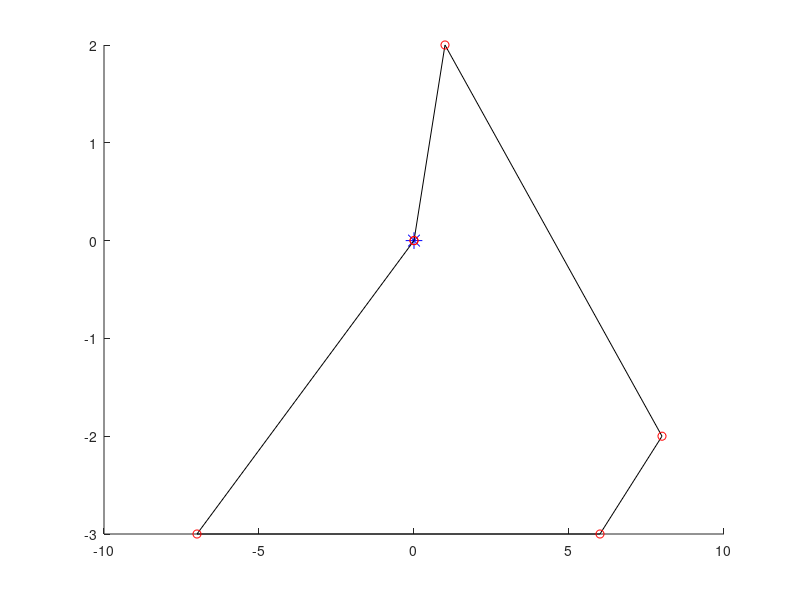
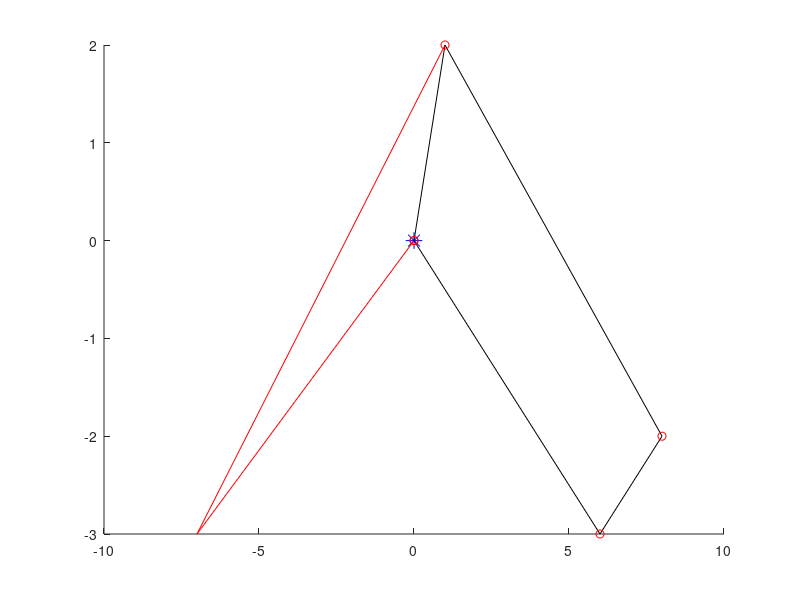
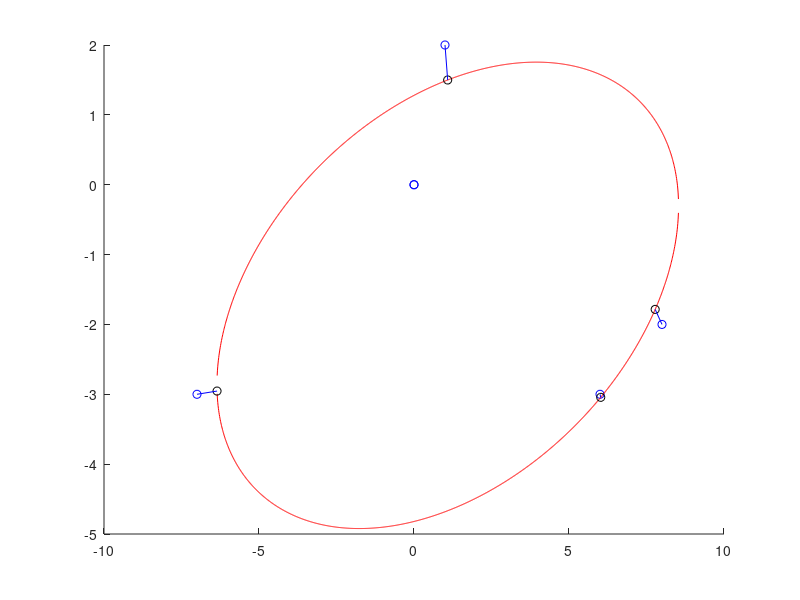

MATLAB code to generate these figures, in order: (Note: this script raises an error after producing the figures.)
function[] = TDRA( )
% This main function will execute the entirety of the Truck and Drone 
% routing algorithm. 

%%%
% When it comes to calculating the "travel time between two customers" we will 
% use the distance between the two nodes for trucks. When calculating the 
% travel time between two customers by UAV, we will use the distance but 
% divided by a speed factor of 1.5.
%%%

    % Variables 
    %      C0            Set of customer locations with depot as the starting
    %                     location where C0.x is the x location of the
    %                     customers and C0.y is the y locations of the
    %                     customers. 
    %       c            Number of customers
    %       U            Set of drones
    %       u            Number of drones
    % aafDistancesTruck  Travel times between two customers i & j by truck
    %     soln           Our representation of the solution where:
    %                      ansoln.Part1 represents the sequence of customers
    %                          visited by the truck
    %                      ansoln.Part2 represents the assignment of
    %                          customers to UAVs & also the sequence of
    %                          visits by each UAV
    %                      ansoln.Part3 represents the launch locations of
    %                          each UAV for every flight
    %                      ansoln.Part4 represents the reconvene locations of
    %                          each UAV for every flight
    %       Rmax         Maximum number of iterations that our heuristic
    %                      will run
    %       WeightInfo   The weight of each heuristic which serves as an
    %                      indicator of the performance of the heuristic

    
    
    
    % Generate customer locations
%     C0.x = (50 - -50)*rand(1, 4) + -50;
%     C0.y = (50 - -50)*rand(1, 4) + -50;
%     C0.x = [ 0 -10 0 0 ]; % we treat the first slot as the depot;
%     C0.y = [ 0 0 -10 -5 ];  % we treat the first slot as the depot;
%     C0.x = [ 0 randi([-10, 10], 1, 10) 0 ];
%     C0.y = [ 0 randi([-10, 10], 1, 10) 0 ];
    
%     C0.x = [ 0 -4 -7 -6 4 6 2 9 8 7 6 0 ];
%     C0.y = [ 0 1 -3 -8 -9 -3 10 9 -2 -8 -8 0];
    
% %          0  1  2  3  4  0   Customer ID
% %          1  2  3  4  5  6   Indices
    C0.x = [ 0  8  6 -7  1  0 ];
    C0.y = [ 0 -2 -3 -3  2  0 ];

%            0  1  2  3  4  5  6  0  Customer ID
%            1  2  3  4  5  6  7  8  Indices
%     C0.x = [ 0 -2 -3  2  2  7 -4  0 ]; 
%     C0.y = [ 0  4  1  4  3  1  3  0 ]; 

% 
%     C0.x = [0, 1, 2, 3, 3, 2, 1, 0 ]
%     C0.y = [0, 1, 1, 0.1, -1, -1, -1, 0]

%%%%%%%%%%%%%%%%%%%%%%%%Testing ellipse fitting %%%%%%%%%%%%%%%%%%%%%%%%
% Slanted ellipse
%     C0.x = [ 1, 2, 3, 4, 4.5, 5, 5.5, 6, 6, 5.7, 5.5, 5, 4, 3, 1, ...
%              -1, -3, -6, -7, -7.5, -7, -6, ...
%              -3, -2, -1, -4, -5];
%     C0.y = [ 7, 6, 5, 4, 3, 2, 0.5, -1, -1.5, -3.5, -4, -5, -5.3, -5.2, -4.5,...
%              8, 8, 7, 6, 4, 2, 0, ...
%              -2.5, -3, -3.5, -1.5, -1];
    

% Ellipse along x axis; This works well 
%     C0.x = [ -3, -2.5, -2, -1.5, -1, -.5, 0, .5, 1, 1.5, 2, 2.5, 3, -3, -2.5, -2, -1.5, -1, -.5, 0, .5, 1, 1.5, 2, 2.5, 3 ];
%     C0.y = [ 0.54, 1.06, 1.34, 1.52, 1.64, 1.71, 1.73, 1.71, 1.64, 1.54, 1.34, 1.06, .54, -0.54, -1.06, -1.34, -1.52, -1.64, -1.71, -1.73, -1.71, -1.64, -1.54, -1.34, -1.06, -.54 ];

% Ellipse along y axis
%     C0.x = [ 0 [ -2 : 0.5 : 2 ] [ -2 : 0.5 : 2 ] 0]
%     C0.y = [0 sqrt( 1 - (C0.x(1 : 9).^2)/4 ) [ -1*sqrt( 1 - (C0.x(10 : 18).^2)/4 ) ] 0 ]
    



    % Plot the customer locations
%     hold on
%     figure( 1 );
%     plot(0,0,'b*', 'MarkerSize', 12)
%     plot(C0.x, C0.y, 'bo')
%     hold off

    
    % Numbers of customers (excluding the depot) 
    c = length(C0.x) - 2;
    
    % Number of drones
    U = [1, 2];
    u = length(U);
    
    % Initial and final temperature (Inputs for SA)
    T0 = 90;
    TFinal = 0.01; 
    Beta_SA = 0.99;
    Imax = 20;
    
    % Calculate the distances between each all points
    % Here, our first row of the columns is how far our depot is from each 
    % of the customers. 
    aafDistances = calculateDistances(C0.x, C0.y);
    
    
    % Initialize solution data structure
    soln.anPart1 = zeros(1, length(C0.x));  % the Truck Route
    soln.anPart2 = [-1];  % Assignment of customers to UAVs
    soln.anPart3 = [-1];  % Launch locations of the UAVs
    soln.anPart4 = [-1];  % Reconvene locations of the UAVs
    
    
    % Generate initial solution s, to the STRPD based on SA
    s = simulatedAnnealing(c, aafDistances, soln, T0, TFinal, Beta_SA, Imax, u);
    
%%%%%%%%%%%%%%%%%%%%%%%%%%%%%%%%%%%%%%%%%%%%%%%%%%%%%%%%%%%%%%%%%%%%%%%%
    % Test plotting our path with drones
    % THis is correct btw
%     s.anPart1 = [ 0 4 2 3 0 ];
%     s.anPart3 = [ 2 -1 ];   % These indices refer to the cell number in part 1, so this is wrong. 
%     s.anPart2 = [ 1 -1 ];   % visits customer 1
%     s.anPart4 = [ 3 -1 ];   % returns to index 2 of s.anPart1 (which is customer 3)
% 
%     s.anPart1 = [ 0 4 3 1 2 0 ];    % MOST RECENT TEST
%     s.anPart3 = [ 1 -1 4 ];
%     s.anPart2 = [ 5 -1 6 ];
%     s.anPart4 = [ 3 -1 5 ]; 
    
%     s.anPart1 = [ 0 4 2 0 ];
%     s.anPart3 = [ 2 3 -1 ];   % These indices refer to the cell number in part 1, so this is wrong. 
%     s.anPart2 = [ 1 3 -1 ];   % visits customer 1
%     s.anPart4 = [ 3 4 -1 ];   % returns to index 2 of s.anPart1 (which is customer 3)

%     s.anPart1 = [ 0 4 2 0 ];
%     s.anPart3 = [ 2 -1 3 ];   % These indices refer to the cell number in part 1, so this is wrong. 
%     s.anPart2 = [ 1 -1 3 ];   % visits customer 1
%     s.anPart4 = [ 3 -1 4 ];   % returns to index 2 of s.anPart1 (which is customer 3)

%     s.anPart1 = [ 0 4 2 0 ];
%     s.anPart3 = [ 2 -1 3 ];   % These indices refer to the cell number in part 1, so this is wrong. 
%     s.anPart2 = [ 1 -1 3 ];   % visits customer 1
%     s.anPart4 = [ 3 -1 4 ];   % returns to index 2 of s.anPart1 (which is customer 3)
%%%%%%%%%%%%%%%%%%%%%%%%%%%%%%%%%%%%%%%%%%%%%%%%%%%%%%%%
%%%%%%%%%%%%%%%%%%%%%%%%%%%%%%%%%%%%%%%%%%%%%%%%%%%%%%%%%%%%%%%%%%%%%%%%

    % Plot the truck and drone route
    plot_route( C0, s, 1);
    
    
    % Initialize best solution, the rsult of the best solution, the 
    % iteration number, and the temperature
    s_best = s;
    fs_best = f(aafDistances, s_best, u);
    
    
    % Elliptical stuff
    solnOut = ellipticalCustomerAssignment( s_best, C0, u);
    
    % ALAN FIX THIS
    % The reason our plot isn't working too well is because for whatever
    % reason, the solnOut is choosing to return to a customer location that
    % is further away than the one it should be returning to . 
    hold on; 
    plot_route( C0, solnOut, 4)
    hold off; 
    
    f(aafDistances, solnOut, u)

    % This is line 4 of Algorithm 1: Outline of the TDRA
    WeightInfo = weight_init();

    Rmax = 10; 
    for iIter = 1 : Rmax
        nHeuristic = select_heuristic();
    end

    
end

%%%%%%%%%%%%%%%%%%%%%%%%%%%%%%%%%%%%%%%%%%%%%%%%%%%%%%%%%%%%%%%%%%%%%%%%%%%
function[ ] = plot_route( C0, s, fig_num ) 
% plot_route will take in the customer locations & the initial solution
% produced via the Simulated annealing method. It will then plot the route 
% the truck will take. 
% Input 
%   C0      The locations of all the customers
%   s       The route we are plotting 
%   u       The number of drones 
%  fig_num  The number of the figure
% Output
%   

    % Variables
    %    a, b     Placeholder variables for the coordinates 
    %  nCustInd   counter to keep track of the customer indices 
    
    % Plot the truck route
    nCustInd = 2;
    a = [ 0 ]; 
    b = [ 0 ]; 
    
    % Fill in these a and b arrays
%     for i = s.anPart1( 2 : length(C0.x) - 1 )
    for i = s.anPart1( 2 : length(s.anPart1) - 1)
        a(nCustInd) = C0.x(i+1);
        b(nCustInd) = C0.y(i+1);
        nCustInd = nCustInd + 1; 
        a;
        b;
    end

    a(end + 1) = 0;
    b(end + 1) = 0;


        
    % Initialize the coords visited by the drones
    aanDrones = zeros(length(s.anPart2)-1, 6);
    
    C0;
    s; 
    % Fill in this matrix
    for iCustomer = 1 : length(s.anPart2)        
        if s.anPart2(iCustomer) == -1
            aanDrones( iCustomer, : ) = -1*ones(1, 6);
%             aanDrones = [ aanDrones ; -1*ones(1, 6) ]
            
        else
            aanDrones(iCustomer, 1) = C0.x(s.anPart1(s.anPart3(iCustomer)) + 1);
            aanDrones(iCustomer, 4) = C0.y(s.anPart1(s.anPart3(iCustomer)) + 1);

            aanDrones(iCustomer, 3) = C0.x(s.anPart1(s.anPart4(iCustomer)) + 1);
            aanDrones(iCustomer, 6) = C0.y(s.anPart1(s.anPart4(iCustomer)) + 1);

            aanDrones(iCustomer, 2) = C0.x(s.anPart2(iCustomer) + 1);
            aanDrones(iCustomer, 5) = C0.y(s.anPart2(iCustomer) + 1);
        end
    end
    
    
    
    % Plot the drone route
    aColors = ["r--", "b--", "g--", "k--", "m--"];
        
    % 
    aDimensions = size(aanDrones);
    
    % Plot this stuff
    figure(fig_num)
    hold on; 
    plot(0,0,'b*', 'MarkerSize', 12)
    plot(a, b, 'k-')
    plot(a, b, "ro")
    
    iDrone = 1; 
    for iRow = 1 : aDimensions 
        x = [ 0 ];
        y = [ 0 ]; 
        
        if aanDrones(iRow, 1) == -1
            iDrone = iDrone + 1; 
        else
            for iCol = 1 : 3
                x(iCol) = aanDrones(iRow, iCol);
                y(iCol) = aanDrones(iRow, iCol+3);
            end
            
            plot(x, y, aColors(iDrone));
        end
    end
    hold off; 
end

function[ aafDistances ] = calculateDistances( x, y )
% calculateDistances will calculate the distances between all the points 
%   on the graph
% INPUT
%   x, y   the x and y coordinates of the customers
% OUTPUT
%   aafDistances   An array of distances where D_ij is the distance between 
%                    house i and house j; this matrix should be symmetric

    % Variables
    %
    
    % Initialize the distances array
    aafDistances = zeros(length(x));
    
    % Calculate the distances
    for i = 1 : length(x)
        for j = 1 : length(x)
            aafDistances( i, j ) = sqrt( (x(i) - x(j))^2 + (y(i) - y(j))^2 );
        end
    end
    
end

function[ s_best ] = ...
    simulatedAnnealing( c, aafDistances, soln, T0, TFinal, Beta_SA, Imax, u)
% simulatedAnnealing function will take in an array of distances 
% and will generate a random TRP (traveling repairman problem).
% INPUT
%   c              The length of the soln
%  aafdistances    Array of distances between customers
%  soln            Data structure of solution
%   T0             The initial temperature
%   TFinal         The final temperature we want to approach
%  Beta_SA         The cooling schedule for our simulated annealing
%   Imax           The maximum number of iterations
%   u              The numebr of drones
% OUTPUT
%  s_best          Returns the best solution to the TRP 


    % Variables
    %  soln       Data structure with solutions parts 1, 2, 3, and 4 
    %     s       Solution to the TRP problem
    %  s_best     Best solution
    % fs_best     The result of the best solution7
    %     T       The current temperature of our simulated annealing
    

    % Initialize our current and final temperatures
    T = T0;     
    
    % Generate a ranomd TRP (Traveling Repairman Problem) 
    % randomly insert all customers into vector    
    soln.anPart1 = [ 0 randperm(c) 0 ];
    s = soln; % create duplicate of soln for comparison
    
    % Initilaize the best solution and the best result 
    s_best = s;
    fs_best = f(aafDistances, s, u); 
    
    sPrime = soln;
    
    % Run the simulated annealing process
    while T > TFinal
        for i = 1 : Imax 
            % Find neighbor to s
            sPrime.anPart1 = neighbor(s);
            

            
            % Check if neighbor is better than current solution 
            diff = fs_best - f(aafDistances, sPrime, u);
            
            % Check if neighbor is better
            if f(aafDistances, sPrime, u) < f(aafDistances, s_best, u)
                s_best.anPart1 = sPrime.anPart1;
                fs_best = f(aafDistances, sPrime, u); 
            end
            
            % Boltzmann probability time babbbyyyy
            if rand() < exp(-abs(diff) / T)
                s.anPart1 = sPrime.anPart1;
            end
            
        end
        
        % Cooling schedule
        T = Beta_SA * T; 
    end
    
    
    
end

function[ solnOut ] = ellipticalCustomerAssignment( solnIn, C0, k )
% The ellipticalCustomerAssignment heuristic function will take in a soln
% and then will return another solution. 

% INPUT
%  solnIn      This is the input solution
%  C0          The locations (coordinates) of the customers
%  k           Number of drones
% OUTPUT
%  solnOut     This is the output solution

    % VARIABLES
    %    D        The design matrix
    %    C        The constraint matrix
    %    S        Scatter matrix
    %    V        Matrix with columns being the eigenvectors
    %    D        Matrix where diagonals are eigenvalues
    %    g        Anonymous function for distance from point to conic
    %    h        Anonymous function for distance between two points
    % aVectorScaled  The parameters that create our ellipse
    % anSortedTruckCustomers   Vector of truck customers sorted by distance
    %                          to ellipse
    % aafDistances  Get the distances between all the points
    
    
    % Create matrix of distances
    aafDistances = calculateDistances(C0.x, C0.y);
    
    % Assign initial variables 
    solnOut = solnIn; 
    fSolnOut = f( aafDistances, solnIn, k);
    
    % Fit an ellipse to C0 
    % First create our design matrix
    D = zeros(length(C0.x) - 1, 6);
    for iRow = 1 : length(C0.x) - 1
        D( iRow, 1 ) = (C0.x(iRow))^2;
        D( iRow, 2 ) = C0.x(iRow) * C0.y(iRow);
        D( iRow, 3 ) = (C0.y(iRow))^2;
        D( iRow, 4 ) = C0.x(iRow);
        D( iRow, 5 ) = C0.y(iRow);
        D( iRow, 6 ) = 1;
        

    end
    
    
    % Next our constraint matrix
    C = zeros(6); 
    C(1, 3) = 2;
    C(3, 1) = 2;
    C(2, 2) = -1; 
    
    % Create scatter matrix
    S = D' * D;
    
    % Find our eigenvalues and eigenvectors
    [ eigenvector, eigenvalue ] = eig( S, C );
    
    % Find the smallest eigenvalue
    fMinDiag = inf;
    for iDiagonal = 1 : 6
        if eigenvalue(iDiagonal, iDiagonal) > 1e-6 && eigenvalue(iDiagonal, iDiagonal) < fMinDiag
            iMinDiag = iDiagonal;
            fMinDiag = eigenvalue(iDiagonal, iDiagonal);
        end
    end
    
    
    % Scale the parameters so that a'C*a = 1
    aVector = eigenvector( :, iMinDiag );
    fScaling = aVector' * C * aVector;
    aVectorScaled = aVector / sqrt(fScaling);
        
    
    % This function gives us the algebraic distance of any point (x, y)
    % from the conic. 
    g = @( a, x, y) (a(1)*x.^2 + a(2).*x.*y + a(3)*y.^2 + a(4)*x + a(5)*y + a(6));
    
    
    % Create functions from the quadratic formulas    
    fplus  = @(a, x) ( -(a(2)*x + a(5)) + sqrt( (a(2)*x + a(5)).^2 - 4*a(3)*(a(1)*x.^2 + a(4)*x + a(6)) ) ) / (2*a(3));
    fminus = @(a, x) ( -(a(2)*x + a(5)) - sqrt( (a(2)*x + a(5)).^2 - 4*a(3)*(a(1)*x.^2 + a(4)*x + a(6)) ) ) / (2*a(3));
    
    
    % Create array of points
    afXData = [ min(C0.x) - 10 : 0.01 : max(C0.x) + 10 ];
    % Check to see if the x and y are imaginary
    counter = 1;
    for x = afXData
        if isreal(fplus( aVectorScaled, x )) && fplus( aVectorScaled, x) ~= 0
            afXGoodData(counter) = x;
            afYDataPositive(counter) = fplus( aVectorScaled, x ); 
        end
        
        if isreal(fminus( aVectorScaled, x )) && fminus( aVectorScaled, x) ~= 0
            afYDataNegative(counter) = fminus( aVectorScaled, x );
        end
        
        if isreal(fminus( aVectorScaled, x )) && isreal(fplus( aVectorScaled, x ))
            counter = counter + 1; 
        end
        
        
    end
               
    
    % Plot the points
    figure(12345)
    hold on; 
    plot(C0.x, C0.y, 'bo')
    plot(afXGoodData, afYDataPositive, 'r-')
    plot(afXGoodData, afYDataNegative, 'r-')
    

    
    % Given a customer point (xi, yi), find the point (x, y) on an ellipse
    % that minimizes the distance between (xi, yi) and (x, y)
    
    % Set the max number of iterations, the threshold
    % for convergence
    nMax = 30; 
    fThreshold = 10^(-6);
    
    % Hard code the function and its jacobian
    h = @(x, y, lambda, xi, yi, a) ...
        [ 2*x - 2*xi + 2*a(1)*x*lambda + a(2)*lambda*y + a(4)*lambda; 
          2*y - 2*yi + a(2)*lambda*x + 2*a(3)*lambda*y + a(5)*lambda; 
          a(1)*x^2 + a(2)*x*y + a(3)*y^2 + a(4)*x + a(5)*y + a(6) ];

    h_jacobian = @(x, y, lambda, xi, yi, a) ...
        [ 2 + 2*a(1)*lambda, a(2)*lambda, 2*a(1)*x + a(2)*y + a(4); 
          a(2)*lambda, 2 + 2*a(3)*lambda, a(2)*x + 2*a(3)*y + a(5); 
          2*a(1)*x + a(2)*y + a(4), a(2)*x + 2*a(3)*y + a(5), 0 ];
      
   % Initialize ellipse points
   afEllipse.x = [];
   afEllipse.y = [];
   
   % Initialize vector of distances
   afDistanceFromEllipse = zeros(1, length(C0.x)-2); 
    
   %Instead of iterating through the length of the arrays, iterate through   
   for nCustomer = solnIn.anPart1(2 : end - 1)
       % Set initial guess
       %                  x                y        lambda
       afGuess = [ C0.x(nCustomer + 1); C0.y(nCustomer + 1); 0 ]; 
       
       
       % Get the unknowns
       [ ae_vals, j, aUnknowns ] = ... 
           newtons_method( nMax, afGuess, fThreshold, h, h_jacobian, aVectorScaled, C0, nCustomer+1);
       
       % Plot the point on the ellipse
       plot(aUnknowns(1, j-1), aUnknowns(2, j-1), 'ko')
       
       % Store the ellipse point
       afEllipse.x = aUnknowns(1, j-1);
       afEllipse.y = aUnknowns(2, j-1); 
       
       % Calculate the distance between customers and closest pt on ellipse
       afDistanceFromEllipse( nCustomer ) = sqrt( (afEllipse.x(end) - C0.x(nCustomer+1))^2 + ...
           (afEllipse.y(end) - C0.y(nCustomer+1))^2 );
       
       % Plot those thangs 
       plot( [ C0.x(nCustomer+1); afEllipse.x ], [C0.y(nCustomer+1); afEllipse.y], 'b-' )
%        [ C0.x(nCustomer); afEllipse.x ]
% %        for i = 1 : length(C0.x)
% %            plot( [ C0.x(nCustomer+1); afEllipse.x(nCustomer) ], [C0.y(nCustomer+1); afEllipse.y(nCustomer)], 'b-' )
% %        end
% %        hold off; 
             
              % Final Output Lines
%        fprintf("\n")
%         fprintf("Final Output Line for Part (a)\n")
%         fprintf("Current k    |      e^(k+1)     |      x^(k+1)\n" );
%         fprintf("  %4d       |   %10.10f   |   [ %2.6f ; %2.6f; %2.6f ]   \n", k-2, ae_vals(k-1), aUnknowns(1, k-1), aUnknowns(2, k-1), aUnknowns(3, k-1))
       
   end
    
   hold off;
   
   
   % Sort the customer in descending order from distance to the ellipse
   afDistanceFromEllipse;
   [ afSortedDistances, anSortedTruckCustomers ] = sort( afDistanceFromEllipse, 2, "descend" );

   afSortedDistances;
   anSortedTruckCustomers;
   
   
   % Get the distance matrix (the distances between all the points)
   aafDistances = calculateDistances(C0.x, C0.y); 
   
   
    % Now we start looping until no feasible position is available for
    % customers in the list for re-insertion in UAV routes
%     feasible = 1;  %
    temp_counter = 0;     % this temporary counter will eventually be removed, 
                          % it is taking place of the feasibility thing
           
    bDone = 0;


    
% if for one iteration of the repeat loop, doesn't improve. 


    while ~bDone 
        % Initialize the "previous" best waiting time
        fTotalWaitingTimePrev = fSolnOut; 

        for i = 1 : length(anSortedTruckCustomers)           
            % Store the index of customer i in anSortedTruckCustomers
            jCust = anSortedTruckCustomers(i);  % customer index at index i in anSortedTruckCustomers
            
            % Select customer c_j in the list & remove it from truck route
            solnRemovedCustomer = soln_remove_truck_customer(solnIn, jCust);

%             %%%%% TEMPORARY STUFF REMOVE AFTER TESTING %%%%%
%             solnIn.anPart1 = [0 10 9 8 7 3 5 6 0];
%             solnIn.anPart3 = [ 1 6 -1 2 3 6];
%             solnIn.anPart2 = [11 1 -1 12 4 2];
%             solnIn.anPart4 = [3 7 -1 3 6 7];
%             solnIn
%             jCust = 8  % This is the customer we will be removing
%             %%%%% TEMPORARY STUFF REMOVE AFTER TESTING %%%%%
            
            % Check all potential positions in truck route
            for iTruckStop = 2 : length(solnIn.anPart1) - 1
                % Insert the customer in the truck route
                insertedTruckSoln = ...
                    soln_insert_truck_customer(solnRemovedCustomer, jCust, iTruckStop);
                
                
                % Check feasibility 
                % Totally checking feasibility, yep looks super great
                bFeasible = check_feasibility(insertedTruckSoln);           
                
                % Calculate the total waiting time
                fTruckInsertionWaitingTime = f( aafDistances, insertedTruckSoln, k ); 

                % Compare this s to our original s_out
                if bFeasible && (fTruckInsertionWaitingTime < fSolnOut)
                    solnOut = insertedTruckSoln; 
                    fSolnOut = fTruckInsertionWaitingTime; 
                end
            end

            % Intialize feasibility for inserting customer into drone
            bFeasible = 1; 
            
            indexindexindex = 1;
            % Check all potential positions in drone route
            for iDrone = 1 : k
                for iStopLeave = 1 : length(solnRemovedCustomer.anPart1)
                    for iStopReturn = iStopLeave + 1 : length(solnRemovedCustomer.anPart1)
                        % Insert the customer in the truck route
                        insertedDroneSoln = ... 
                            soln_add_drone_customer(solnRemovedCustomer,...
                            jCust, iDrone, iStopLeave, iStopReturn);

                        % Check feasibility
                        bFeasible = check_feasibility(insertedDroneSoln);

                        % Let's check what it looks like
%                         hold on; 
%                         plot_route( C0, insertedDroneSoln, indexindexindex)
%                         hold off;
                        
                        % Calculate the total waiting time
                        % note: when calculating wait times, we are using
                        % the CURRENT soln.anPart1 
                        fDroneInsertionWaitingTime = f( aafDistances, insertedDroneSoln, k); 

                        % Compare this to the solnOut
                        if bFeasible && (fDroneInsertionWaitingTime < fSolnOut)
                            solnOut = insertedDroneSoln; 
                            fSolnOut = fDroneInsertionWaitingTime; 
                        end

                        indexindexindex = indexindexindex + 1; 
                    end
                end
            end
        end % here here here


        % Remove the customer from the list
        anSortedTruckCustomers(1) = []; 


        % right here
        if fTotalWaitingTimePrev <= fSolnOut 
            bDone = 1; 
        end
    end

end

function[ ae_vals, k, aUnknowns ] = ...
    newtons_method( nMax, afGuess, fThreshold, h, h_jacobian, a, C0, iCustomer )
% Newton's method will approximate the roots of our function h. For this
% particular problem, h is the gradient of our distance formula. 
% Input
%   nMax               The maximum number of iterations
%   afGuess            Our initial guess
%   fThreshold         The threshold for convergence
%   h                  The function we are trying to find the root of 
%   h_jacobian         The jacobian of function h
%   aVectorScaled      The paramters we found to create our ellipse
%   C0                 Our set of customers
%   iCustomer          The current customer we are at
% Output
%   ae_vals            Array of error values
%   k                  Number of iterations
%   aUnknowns          Array of unknowns we are trying to find

    % Local Variables
    %  k           Number of iterations it took to converge
    %  e           The error value
    %  xi          x coordinate of the customers
    %  yi          y coordinate of the customers
    
    % Initialize k values and error value e
    k = 1; 
    e = 99;   % absurd error value
    
    % Create variables for the x and y coordinates of the customers
    xi = C0.x(iCustomer); 
    yi = C0.y(iCustomer); 
    
    % Initialize vector to hold the updating x, y, and lambda values and
    % vector for e values
    aUnknowns = zeros(3, nMax); 
    ae_vals = zeros(1, nMax); 
    aUnknowns(:, 1) = afGuess; 
    ae_vals(1) = e; 
    
    % Run Newton's Method for the vector case
    while k < nMax + 2 && ae_vals(k) > fThreshold
        aUnknowns(:, k+1) = aUnknowns(:, k) - ... 
            h_jacobian(aUnknowns(1, k), aUnknowns(2, k), aUnknowns(3, k), xi, yi, a) \ ...
            h(aUnknowns(1, k), aUnknowns(2, k), aUnknowns(3, k), xi, yi, a ); 
        
        % Calculate the error
        ae_vals(k+1) = norm( aUnknowns(:, k+1) - aUnknowns(:, k) );
        
        % Print k, the error and the value
%         fprintf("Current k    |      e^(k+1)     |      x^(k+1)\n" );
%         fprintf("  %4d       |   %10.10f   |   [ %2.6f ; %2.6f; %2.6f ]   \n", k-1, ae_vals(k+1), aUnknowns(1, k+1), aUnknowns(2, k+1), aUnknowns(3, k+1))
        
        % Update k 
        k = k + 1; 
    end
end

function[ solnOut ] = soln_remove_truck_customer(solnIn, jCust)
% The soln_remove_truck_Customer function takes in a solution structure and
% the customer j that we will be removing from the truck route. It will
% first loop over soln.anPart1 to find jCust. Then it will "remove him" by
% esentially shifting everyone in solnIn.anPart1 after him down by 1. 
% Input
%  solnIn     The solution we are currently working with
%  jCust      The customer we will be removing from part 1 of solnIn
% Output
%  solnOut    The resulting solution

    % Local variables
    %  iCustomer     counter variable to keep track of the customer index
    %  
    
    % Loop over soln.anPart1 to find jCust
    for iCustomer = 1 : length(solnIn.anPart1)
        if solnIn.anPart1(iCustomer) == jCust
            jCustIndex = iCustomer; 
        end
    end
    
    % Remove jCust and shift everyone down
    solnIn.anPart1(jCustIndex) = [];
    solnIn.anPart1;

    % Shift things in part 3 and part 4 that are after the removal slot
    % down by 1
    nDroneCounter = 1; 
    for nIndex = 1 : length(solnIn.anPart3)
        if solnIn.anPart3(nIndex) < 0
            nDroneCounter = nDroneCounter + 1;
            
        else
            if solnIn.anPart3(nIndex) > jCustIndex  % "if it comes after"
                solnIn.anPart3(nIndex) = solnIn.anPart3(nIndex) - 1;  
            end
            
            if solnIn.anPart4(nIndex) > jCustIndex
                solnIn.anPart4(nIndex) = solnIn.anPart4(nIndex) - 1; 
            end
        end
    end
    
    % Return the solnOut
    solnOut = solnIn; 
  
end

function[ solnOut ] = soln_insert_truck_customer(solnIn, jCust, iStop)
% The soln_insert_truck_customer method will take in the solution, the
% jCustomer we will be inserting, and the place where the truck will be
% inserted. 
% Inputer
%    solnIn    The input solution
%    jCust     the customer that will be inserted
%    iStop     Where the truck will be placed

    % Local Variables
    %
    
    % Initialize the out solution 
    solnOut = solnIn;
    
    % First insert values 1 to iStop - 1
    solnOut.anPart1 = solnIn.anPart1(1 : iStop - 1);
    
    % Next insert jCust
    solnOut.anPart1(iStop) = jCust; 
    
    % Next insert the remaining values iStop to the end of the array
    solnOut.anPart1 = [ solnOut.anPart1 solnIn.anPart1(iStop : end)]; 
    
    % Update anPart3 and anPart4
    nDroneCounter = 1; 
    for nIndex = 1 : length(solnIn.anPart3)
        if solnIn.anPart3(nIndex) < 0
            nDroneCounter = nDroneCounter + 1; 
        else
            if solnIn.anPart3(nIndex) >= iStop
                solnOut.anPart3(nIndex) = solnIn.anPart3(nIndex) + 1; 
            end
            
            if solnIn.anPart4(nIndex) >= iStop
                solnOut.anPart4(nIndex) = solnIn.anPart4(nIndex) + 1; 
            end
        end
    end             
end

function[ solnOut ] = ...
    soln_add_drone_customer(solnIn, jCust, iDrone, iStopLeave, iStopReturn)
% soln_add_drone_customer will take in the current solution data structure,
% the customer we will be including, the drone that will be delivering to
% it as well as where the drone will be departing from and arriving to. 
% Input
%  solnIn       Current solution
%  jCust        Customer we are inserting
%  iDrone       The drone that will be delivering to that customer
%  iStopLeave   The index from which the drone will be leaving (based off
%                of the indices from soln.anPart1) 
%  iStopReturn  The index where the drone will be returning (also based off
%                of the indices from soln.anPart1)

% Output
%  solnOut      The resutling solution. 

    % Local variable
    % iPart3Drone     The drone we are currently looking at in part 3
    
    
    % Find the drone we are looking for in solnIn.anPart3
    iPart3Drone = 1;                   
    nDroneCounter = 1;
    
    % Initialize the solnOut
    solnOut = solnIn; 
    
    solnIn;
    while (nDroneCounter ~= iDrone)
        % If we hit a separator (-1) increment the drone
        if (solnIn.anPart3(iPart3Drone) == -1)
            nDroneCounter = nDroneCounter + 1; 
        end
        iPart3Drone = iPart3Drone + 1; 
    end
    
    
    % Look for where iStopLeave fits in solnIn.anPart3 (start from
    % iPart3Drone)
    bPlaced = 0;
    iLeavePlacement = iPart3Drone; 
    while (~bPlaced)        
        % In the case that we want to assign drone n a customer, but there
        % are currently no drone n customers
        if iLeavePlacement > length(solnIn.anPart3)
            % Insert placeholder slot
            solnOut.anPart3(end + 1) = 0;
            solnOut.anPart2(end + 1) = 0; 
            solnOut.anPart4(end + 1) = 0; 
        end
                    
        if (solnOut.anPart3(iLeavePlacement) < iStopLeave)
            % Then we place it in index iLeavePlacement
            bPlaced = 1; 
            
        else
            % We iterate through
            iLeavePlacement = iLeavePlacement + 1; 

        end
    end
    
    
    % Shift oclumns in Part 3 up by 1
    % Shift the columns at & abova where it goes to the right by 1
    solnOut.anPart3 = solnIn.anPart3(1 : iLeavePlacement - 1); 
    
    % Insert the index it will be leaving from
    solnOut.anPart3(iLeavePlacement) = iStopLeave;
    
    % Insert the remaining values iStopLeave to the end of the array
    solnOut.anPart3 = [ solnOut.anPart3 solnIn.anPart3(iLeavePlacement : end) ];
    
    % ----
    % Shift columns in Part 2 up by 1
    % Shift the columns at & abova where it goes to the right by 1
    solnOut.anPart2 = solnIn.anPart2(1 : iLeavePlacement - 1);
    
    % Insert the customer jCust
    solnOut.anPart2(iLeavePlacement) = jCust; 
    
    % Insert the remaining values iStopLeave to the end of the array
    solnOut.anPart2 = [ solnOut.anPart2 solnIn.anPart2(iLeavePlacement : end) ]; 
    
    
    % ----
    % Shift the columns in Part 4 up by 1
    % Shift the columns at & above where it goes to the right by 1
    solnOut.anPart4 = solnIn.anPart4(1 : iLeavePlacement - 1);

    % Insert the customer return index
    solnOut.anPart4( iLeavePlacement ) = iStopReturn; 
    
    % Insert the remaining values iStopLeave to the end of the array
    solnOut.anPart4 = [ solnOut.anPart4 solnIn.anPart4(iLeavePlacement : end) ]; 
    
    
    solnOut;      
end

function[ sPrime ] = neighbor( soln )
% The neighbor function will implement the well-known 2-opt method for
% creating neighbors for our current solution s. Here, we must note that
% our 2-opt method will switch two customers within the vector of Parts 1
% and 2. The customers are selected randomly. Our 2-opt is a local search
% heuristic.

% INPUT
%   soln       Current solution data structure.
% OUTPUT
%  sPrime      A neighbor to input solution soln

    % Variables
    %    sPrime    The soln.anPart1 which is the neighbor to our original 
    %                soln.anPart1  
    %  randIndex1  The index of the customer that will be switched out from
    %                part 1 of the soln data structure
    %  randIndex2  The index of the customer that will be switched out from
    %                part 2 of the soln data structure. 
    %    nTemp     A temporary variable that holds the customer at index 
    %                randIndex1
    
    
    % Randomly pick two customer indices from anPart1 
    randIndex1 = -1;
    randIndex2 = -1;
    
    % Make sure that we don't pick the same two indices
    while randIndex1 == randIndex2
        randIndex1 = randi([2, length(soln.anPart1)-1]);
        randIndex2 = randi([2, length(soln.anPart1)-1]); 
    end
    
%     fprintf("Before switching: \n")
%     soln.anPart1
    
    % Switch their positions in soln.anPart1
    nTemp = soln.anPart1(randIndex1);
    soln.anPart1(randIndex1) = soln.anPart1(randIndex2);
    soln.anPart1(randIndex2) = nTemp; 
    
% %     fprintf("after switching: \n")
%     soln.anPart1
    
    % Return the new neighbor to the input solution
    sPrime = soln.anPart1;
    
end

function[ fTotalWaitTime ] = f( aafDistances, soln, k)
% This function f is our wait time function. In this case, we treat
%  the time = distance for our trucks and we calculate the time for the 
%  drones using a speed factor of 1.5

% INPUT
%   aafDistances    Array of floats containing the distances between custs.
%   soln            Data structure of solutions in parts 1, 2, 3 and 4 
%   k               Number of drones
% OUTPUT
%   fTotalWaitTime  Float of total wait time 
    

    % Variables
    %   alpha         Our speed factor for the drones. 
    %   aSoln         Current solution
    
    
    % Initialize constants
    alpha = 1.5;
    
    
    % Create temporary list of customers
    anCustomers = soln.anPart1;
    
    
    % Initialize total wait time
    fTotalWaitTime = 0;
    
    
    % Create vector arrival and departure times for drones and trucks
    aafDroneArrivalTime = zeros(k, length(aafDistances));
    aafTruckArrivalTime = zeros(1, length(aafDistances));
    aafTruckDepartureTime = zeros(1, length(aafDistances));
    
    
    soln;
    aafDistances;
    
    % Calculate the total wait time for the truck customers
    iPrevious = 1; 
    for iCustomerIndex = 2 : length(soln.anPart1) % Here iCustomerIndex = 1 & = length(soln.anPart1) are the nodes 
        iDrone = 1; % Initialize drone counter
        
        % Calculate the arrival time of the truck to this node        
%         aafTruckArrivalTime(anCustomers(iCustomerIndex) + 1) = ...
%             aafDistances( anCustomers(iCustomerIndex - 1) + 1, anCustomers(iCustomerIndex) + 1 ) ...
%           + aafTruckArrivalTime( anCustomers(iCustomerIndex - 1) + 1);
        aafTruckArrivalTime(anCustomers(iCustomerIndex) + 1) = ...
            aafDistances( anCustomers(iCustomerIndex - 1) + 1, anCustomers(iCustomerIndex) + 1 ) ...
          + aafTruckDepartureTime( anCustomers(iCustomerIndex - 1) + 1);
        
%         "Put this arrival times in aafTruckDepartureTimes and vector and 
%          then update them if they have a drone approaching that same
%          node. So that if there is no drone going towards customer at
%          iCustomerIndex, then they already have something in their truck
%          arrival time vector. That is, we are assuming that no customer
%          has a drone delivering to them. 
%          NOTE: ASSUME INSTANTANEOUS ARRIVAL AND DEPARTURE
        aafTruckDepartureTime(anCustomers(iCustomerIndex) + 1) = ...
            aafTruckArrivalTime(anCustomers(iCustomerIndex) + 1);
        

        
        for iReconveneIndex = 1 : length(soln.anPart4)
            
            % Check if we have an "X" there
            if soln.anPart4(iReconveneIndex) == -1
                iDrone = iDrone + 1;
            end
            
            % Get the arrival time of the drones
            if iCustomerIndex == soln.anPart4(iReconveneIndex) % This means there is a drone flying to this point

                % calculate distance from departure node to customer node
                a = aafDistances( anCustomers(soln.anPart3(iReconveneIndex)) + 1, soln.anPart2(iReconveneIndex) + 1);
                
                % Calculate distance from customer node to arrival node
                b = aafDistances( soln.anPart2(iReconveneIndex) + 1, anCustomers(soln.anPart4(iReconveneIndex)) + 1);
%                 b = aafDistances( soln.anPart2(iReconveneIndex) + 1, anCustomers(soln.anPart4(iReconveneIndex) + 1) );

                
                aafDroneArrivalTime(iDrone, anCustomers(soln.anPart4(iReconveneIndex)) + 1) = (a + b)/alpha;
                
                %%%% WORKS TILL HERE %%%%
                
                % if Truck is there before the drone, it must wait
                if aafTruckArrivalTime(anCustomers(iCustomerIndex) + 1) < ... 
                        max (aafDroneArrivalTime( :, anCustomers(iCustomerIndex) + 1 ) ) ...
                        + aafTruckDepartureTime(anCustomers(iPrevious) + 1) % added this addition bit

                    aafTruckDepartureTime(anCustomers(iCustomerIndex) + 1) = ...
                        max (aafDroneArrivalTime( :, anCustomers(iCustomerIndex) + 1) ) + ...
                        aafTruckDepartureTime(anCustomers(iPrevious) + 1);
                    % do we need to add everything up to this point to the
                    % distance traveled by the drone??
                elseif aafTruckArrivalTime(anCustomers(iCustomerIndex) + 1) > max( aafDroneArrivalTime( :, iCustomerIndex) )
                    % If the drone is there before the truck
                    aafTruckDepartureTime(anCustomers(iCustomerIndex) + 1) = aafTruckArrivalTime( anCustomers(iCustomerIndex) + 1);
                end
                    
            end
            
        end
       iPrevious = iPrevious + 1;  
    end
    
    
    % Get the total waiting time 
    fTotalWaitTime = aafTruckDepartureTime( soln.anPart1(end - 1) + 1 ); 


    %% NOTES
    % WE MIGHT HAVE TO CREATE IF STATEMENT FOR WHAT TO RETURN. For example,
    % if the last customer is visited by a drone and arrives there before
    % the truck, we are not interested in waiting for the truck to get
    % there (since our drone would have already delivered to the customer).
    %   In this case we don't want to return the aafTruckDepartureTime. 

    % Potential Fix: in the case that we visit a customer and the drone
    % gets there faster, IF there is a customer to visit afterwards, THEN
    % we choose the higher time. ELSE (last customer), we take the minimum.
    % Look at the picture titled "ECA_fig1"

end

function[ bFeasible ] = check_feasibility( solnIn, C0, aafDistances )
% This function will check the feasibility of the solution that is passed 
% in. It will check that several requirements are satisfied: 
% FOR DRONES: 
% - Travel distance for each drone <= max
% - Leaving stop of drone (part 3) < returning stop of drone (part 4)**
% - No overlapping drone trips (we don't give a drone in the air a delivery)
%       - for each slot in part 4, make sure entry in slot+1 of part 3 is 
%         >= the part 4 value
% GENERAL: 
% - Make sure each customer is delivered to 
% - Battery pack availability/battery life for consecutive trips
% - No out and back trips (covered by **) (part3 == part4)
% TRUCK: 
% - truck must start and end at the depot
% Input
%  solnIn         Input solution
%  C0             The customer locations
%  aafDistances   The distances between customer nodes
% Output
%   bFeasible  Boolean value that is true if the solution is feasible; 
%               false otherwise

    % Local variables
    %  maxDistance     The max distance permitted 

    % Initialize maxDistance variable
    maxDistance = 10; 
    
    % Initialize bFeasible to true
    bFeasible = 1; 

    % Make sure that drone isn't traveling back and forth
    iCustIndex = 1; 
    while iCustIndex <= length(solnIn.anPart3) && bFeasible
        if (solnIn.anPart3(iCustIndex) == solnIn.anPart4(iCustIndex) && solnIn.anPart3(iCustIndex) ~= -1)
            bFeasible = 0; 
        end

        if (solnIn.anPart3(iCustIndex) == 1 && (solnIn.anPart4(iCustIndex) == length(solnIn.anPart1)))
            bFeasible = 0; 
        end
        iCustIndex = iCustIndex + 1; 
    end

    % Make sure that the travel distance for each drone is not too far
    for i = 1 : length(solnIn.anPart3)
        afDistance = 0;
        if (solnIn.anPart3(i) ~= -1)
            
        end
    end
end

% Heuristics
function[ WeightInfo ] = weight_init()
% The weight_init() function will initialize the weights of all the
% heuristics available to us and return a structure that keeps track of
% scores, times, weights, gammas, and segments. 

% Input
% 

% Output
%   WeightInfo          The variable WeightInfo is a data structure with
%                        the following attributes: 
%
%    WeightInfo.afScores  : pi vector which represents the heuristic scores
%    WeightInfo.anTimes   : theta vector which represents the number of
%                            times each heuristic was used 
%    WeightInfo.aafWeights: w_q,l array which represents the weight of
%                            heuristic q (col) used in segment l (row)
%    WeightInfo.fGamma    : a coefficient between 0 and 1 used to balance
%                            between the value of earlier weights and the
%                            new normalized scores
%         .nSegmentCounter: current l 

    % Variables
    %   numHeuristics      The current number of heuristics implemented in
    %                       the code; 

    % Number of heuristics
    numHeuristics = 2; 
    
    % Initialize WeightInfo
    WeightInfo.afScores = zeros(1, numHeuristics); % 2 heuristics 
    WeightInfo.anTimes = zeros(1, numHeuristics); 
    WeightInfo.aafWeights(1, :) = (1/numHeuristics) * ones(1, numHeuristics); 
    WeightInfo.fGamma = 0.2; 
    WeightInfo.nSegmentCounter = 1; 
    
end

function[ nHeuristic ] = select_heuristic( WeightInfo ) 
% The select_heuristic function will take in a WeightInfo variable with a
% structure with the attributes: scores, times, weights, gamma, and segment
% counter. It will calculate the probabilities of the heuristic being
% selected using the WeightInfo.aafWeights attribute. 

% Input
%  WeightInfo       Structure with attributes afScores, anTimes,
%                    aafWeights, fGamma, and nSegmentCounter

% Output
%  nHeuristic       Returns the index associated with the chosen heuristic.
%                    For example, 1 = 2-Opt Heuristic, 2 = 3-opt Heuristic,
%                    3 = Greedy Assignment Heuristic, etc

    % Variables
    %  afProbabilities       The probabilities of each heuristic being selected
    %  fHeuristicWeightSum   The sum of the weights from
    %                           WeightInfo.nSegmentCounter
    %  anSize                The dimensions of the aafWeights attribute

    % Calculate the size
    anSize = size(WeightInfo.aafWeights);

    % Calculate probabilities
    fHeuristicWeightSum = 0; 
    for i = 1 : anSize(2)
        fHeuristicWeightSum = fHeuristicWeightSum + WeightInfo.aafWeights(i); 
    end
    

    afProbabilities(:, WeightInfo.nSegmentCounter) = ...
        WeightInfo.aafWeights(:, WeightInfo.nSegmentCounter) / fHeuristicWeightSum; 


end

function[ solnBest ] = apply_heuristic_2_opt( solnCurr )
% This function will implement the 2-opt heuristic 

end
